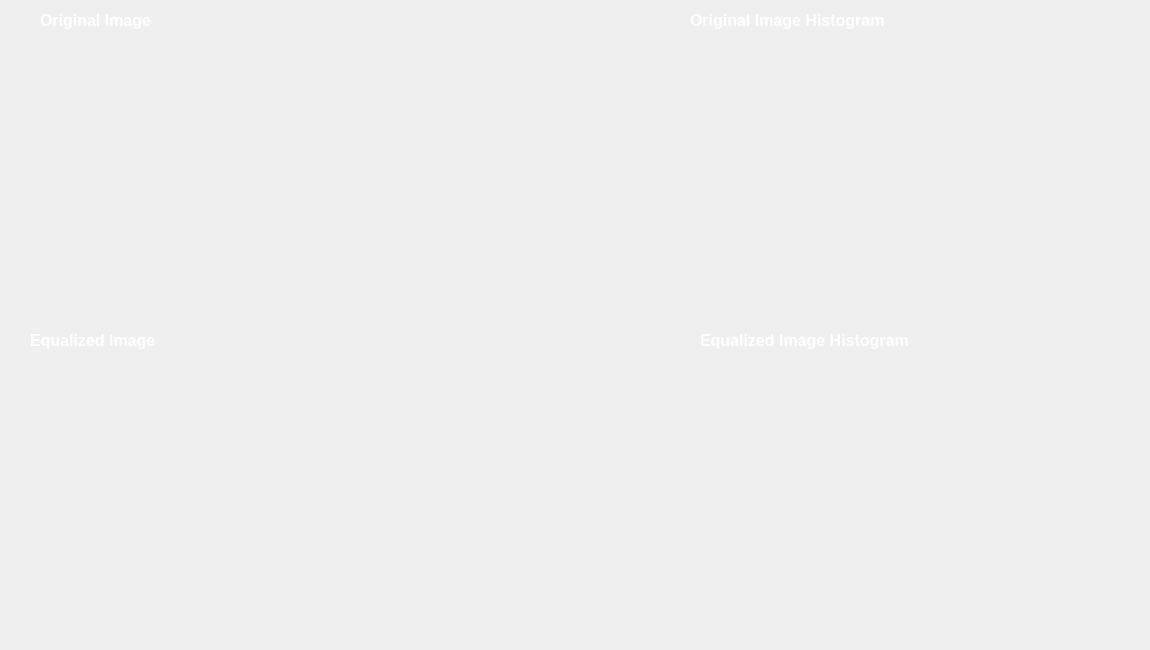
    <widget class="QWidget" name="tab_4">
     <attribute name="title">
      <string>Equalization</string>
     </attribute>
     <widget class="QLabel" name="label_19">
      <property name="geometry">
       <rect>
        <x>40</x>
        <y>10</y>
        <width>241</width>
        <height>21</height>
       </rect>
      </property>
      <property name="font">
       <font>
        <pointsize>12</pointsize>
        <weight>75</weight>
        <bold>true</bold>
       </font>
      </property>
      <property name="styleSheet">
       <string notr="true">color: rgb(255, 255, 255);</string>
      </property>
      <property name="text">
       <string>Original Image</string>
      </property>
     </widget>
     <widget class="QLabel" name="label_20">
      <property name="geometry">
       <rect>
        <x>30</x>
        <y>330</y>
        <width>241</width>
        <height>21</height>
       </rect>
      </property>
      <property name="font">
       <font>
        <pointsize>12</pointsize>
        <weight>75</weight>
        <bold>true</bold>
       </font>
      </property>
      <property name="styleSheet">
       <string notr="true">color: rgb(255, 255, 255);</string>
      </property>
      <property name="text">
       <string>Equalized Image</string>
      </property>
     </widget>
     <widget class="QLabel" name="label_21">
      <property name="geometry">
       <rect>
        <x>690</x>
        <y>10</y>
        <width>241</width>
        <height>21</height>
       </rect>
      </property>
      <property name="font">
       <font>
        <pointsize>12</pointsize>
        <weight>75</weight>
        <bold>true</bold>
       </font>
      </property>
      <property name="styleSheet">
       <string notr="true">color: rgb(255, 255, 255);</string>
      </property>
      <property name="text">
       <string>Original Image Histogram</string>
      </property>
     </widget>
     <widget class="QLabel" name="label_22">
      <property name="geometry">
       <rect>
        <x>700</x>
        <y>330</y>
        <width>241</width>
        <height>21</height>
       </rect>
      </property>
      <property name="font">
       <font>
        <pointsize>12</pointsize>
        <weight>75</weight>
        <bold>true</bold>
       </font>
      </property>
      <property name="styleSheet">
       <string notr="true">color: rgb(255, 255, 255);</string>
      </property>
      <property name="text">
       <string>Equalized Image Histogram</string>
      </property>
     </widget>
     <widget class="QLabel" name="equalizedImage">
      <property name="geometry">
       <rect>
        <x>20</x>
        <y>360</y>
        <width>481</width>
        <height>281</height>
       </rect>
      </property>
      <property name="text">
       <string/>
      </property>
     </widget>
     <widget class="MplWidget" name="originalHistogram" native="true">
      <property name="geometry">
       <rect>
        <x>660</x>
        <y>30</y>
        <width>481</width>
        <height>281</height>
       </rect>
      </property>
     </widget>
     <widget class="MplWidget" name="equalizedHistogram" native="true">
      <property name="geometry">
       <rect>
        <x>660</x>
        <y>360</y>
        <width>481</width>
        <height>281</height>
       </rect>
      </property>
     </widget>
     <widget class="QLabel" name="originalImage">
      <property name="geometry">
       <rect>
        <x>20</x>
        <y>30</y>
        <width>481</width>
        <height>281</height>
       </rect>
      </property>
      <property name="text">
       <string/>
      </property>
     </widget>
    </widget>
